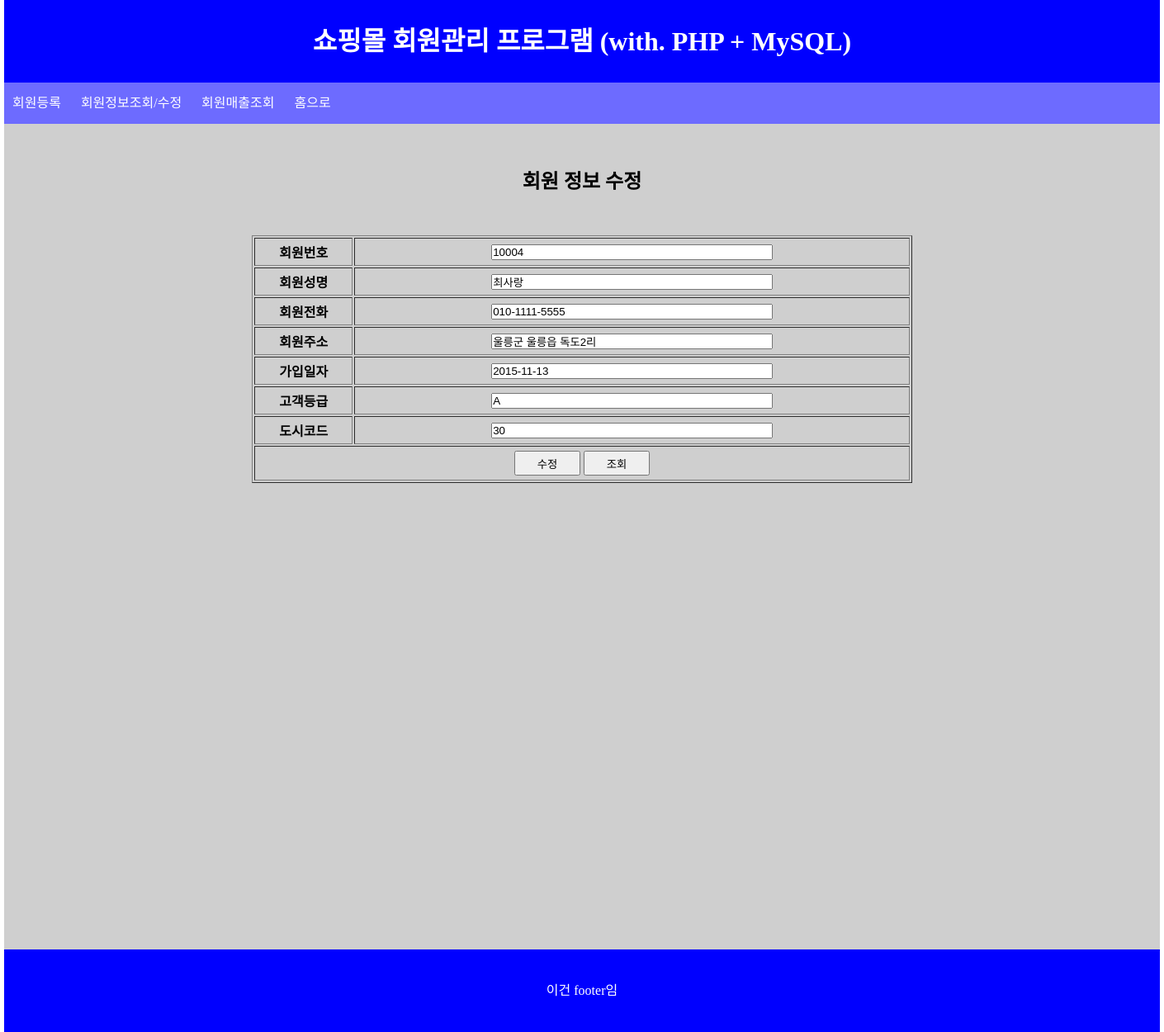
Page /update_member.php?custno=10004 on the committed database.
### tables this page shows
CREATE TABLE member_tbl_02 (
    custno INT(6) NOT NULL PRIMARY KEY,
    custname VARCHAR(20),
    phone VARCHAR(13),
    address VARCHAR(60),
    joindate DATE,
    grade CHAR(1),
    city CHAR(2)
);

### update_member.php (the view, shortened to what this page needs)
<!DOCTYPE html>
<html lang="ko">
<head>
    <link href="style.css" rel="stylesheet">
</head>
<body>
<?php include 'header.php'; ?>
<?php include 'connect.php'; ?>
<?php
    $custno = $_GET['custno'];
    $query = "SELECT * FROM member_tbl_02 WHERE custno = '$custno'";
    $result = mysqli_query($conn, $query);
    $row = mysqli_fetch_assoc($result);
?>
<h2>회원 정보 수정</h2>
<form action="update.php" method="POST">
    <table border="1">
        <tr>
            <th>회원번호</th>
            <td><input name="custno" value="<?php echo htmlspecialchars($row['custno']); ?>" size=40 readonly/></td>
        </tr>
        <tr>
            <th>회원성명</th>
            <td><input name="custname" value="<?php echo htmlspecialchars($row['custname']); ?>" size="40"/></td>
        </tr>
        <tr>
            <th>회원전화</th>
            <td><input name="phone" value="<?php echo htmlspecialchars($row['phone']); ?>" size="40"/></td>
        </tr>
        <tr>
            <th>회원주소</th>
            <td><input name="address" value="<?php echo htmlspecialchars($row['address']); ?>" size="40"/></td>
        </tr>
        <tr>
            <th>가입일자</th>
            <td><input name="joindate" value="<?php echo htmlspecialchars($row['joindate']); ?>" size="40"/></td>
        </tr>
        <tr>
            <th>고객등급</th>
            <td><input name="grade" value="<?php echo htmlspecialchars($row['grade']); ?>" size="40"/></td>
        </tr>
        <tr>
            <th>도시코드</th>
            <td><input name="city" value="<?php echo htmlspecialchars($row['city']); ?>" size="40"/></td>
        </tr>
        <tr>
            <td colspan=2>
                <input class="button" type="submit" value="수정" />
                <a href="member_select.php"><button>조회</button></a>
            </td>
        </tr>
    </table>
</form>
<?php include 'footer.php'; ?>
</body>
</html>

### style.css (style rules this page uses)
* { margin: 0; padding: 0; }
a { color: inherit; text-decoration: none; }
section h2 { text-align: center; padding: 50px; }
section table { width: 800px; height: 300px; text-align: center; margin: 0 auto; }
section button { width: 80px; height: 30px; }
section .button { width: 80px; height: 30px; }

### rows in the picture
member_tbl_02: custno "10004", custname "최사랑", phone "010-1111-5555", address "울릉군 울릉읍 독도2리", joindate "2015-11-13", grade "A", city "30"
